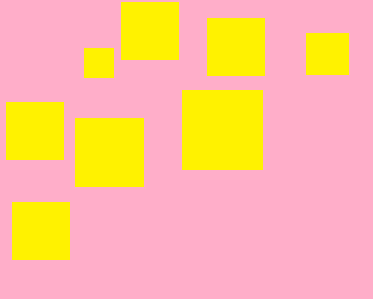
//> input picture images/2.bmp, 373 x 299 px, given in place of pic3.png, which was not available
$ ./cl   (built with g++ and OpenCV 4)
//> lines starting //> are read from the running program, lines starting //| are printed output that depends on the picture; after the words box and inside, x2 and y2 are one past the last pixel; in counts of white or black regions, pixels touching at a corner belong together; pictures that were not available may be replaced by others from this repository, and a replacement may not be noted
//client
/*
//============================================================================
// Name        : Client4robo.cpp
// Author      : Peshkichev Roman
// Version     : 0.1 alfa
// Copyright   : ???
//============================================================================
// Name        : Client4robo.cpp
// Author      : Peshkichev Roman
// Version     : 0.1 alfa
// Copyright   : ???
// Description : Hello World!!!
//============================================================================

#include <stdio.h>
#include <stdlib.h>
#include <string.h>
#include <stdint.h>
#ifdef __linux__
#include <sys/types.h>
#include <sys/socket.h>
#include <netinet/in.h>
#include <netdb.h>
#include <unistd.h>
#else
#include <windows.h>
#pragma comment(lib, "Ws2_32.lib") //���������� ���������� ������� � windows
#endif
#include <opencv/cv.h>
#include <opencv/highgui.h>
#include <opencv2/core/core.hpp>
#include <opencv2/imgproc/imgproc.hpp>
#include <opencv2/highgui/highgui.hpp>

using namespace std;
using namespace cv;

void error(const char* message); //error function


int main(int argc, char *argv[])
{

	/*
	Mat origimg;
	Mat grayimg;
	origimg = imread("D:\\project\\open_client\\Debug\\1.jpg", 1);
	cvtColor(origimg, grayimg, CV_RGB2GRAY);

	uint8_t *row = NULL;
	for (int i = 0; i < grayimg.rows; i++)
	{
		row = (uint8_t*)grayimg.ptr<uint8_t>(i);
		for (int j = 0; j < grayimg.cols; j++)
		{
			if (row[j]>80) row[j] = 255;
			else row[j] = 0;
		}
	}
	row = (uint8_t*)grayimg.ptr<uint8_t>(grayimg.rows-3);
	memset(row, 255, grayimg.cols*3);
	row = (uint8_t*)grayimg.ptr<uint8_t>(grayimg.rows - 18);
	memset(row, 255, grayimg.cols);


	vector<vector<Point> > contours;
	vector<Vec4i> hierarchy;
	findContours(grayimg, contours, hierarchy, CV_RETR_LIST, CV_CHAIN_APPROX_SIMPLE, Point(0, 0));
	RNG rng(12345);
	Mat drawing = Mat::zeros(grayimg.size(), CV_8UC3);
	for (int i = 0; i< contours.size(); i++)
	{
		Scalar color = Scalar(rng.uniform(0, 255), rng.uniform(0, 255), rng.uniform(0, 255));
		drawContours(drawing, contours, i, color, 2, 8, hierarchy, 0, Point());
	}


	cvNamedWindow("Frame", WINDOW_KEEPRATIO);
	imshow("Frame", drawing);
	cvWaitKey(0);

	origimg.release();
	grayimg.release();
	cvDestroyWindow("Frame");

    return 0;

}

void error(const char* message)
{
	printf("%s\n", message);
	exit(1);
}

*/

//contours canny
/*
#include "opencv2/imgproc/imgproc.hpp"
#include "opencv2/highgui/highgui.hpp"
#include <math.h>
#include <iostream>

using namespace cv;
using namespace std;

static void help()
{
	cout
		<< "\nThis program illustrates the use of findContours and drawContours\n"
		<< "The original image is put up along with the image of drawn contours\n"
		<< "Usage:\n"
		<< "./contours2\n"
		<< "\nA trackbar is put up which controls the contour level from -3 to 3\n"
		<< endl;
}

int h,w;
int levels = 3;

vector<vector<Point> > contours;
vector<Vec4i> hierarchy;

static void on_trackbar(int, void*)
{
	Mat cnt_img = Mat::zeros(h, w, CV_8UC3);
	int _levels = levels - 3;
	drawContours(cnt_img, contours, _levels <= 0 ? 3 : -1, Scalar(128, 255, 255),
		3, CV_AA, hierarchy, std::abs(_levels));

	imshow("contours", cnt_img);
}

int main(int argc, char**)
{
	Mat img = imread("D:\\project\\open_client\\Debug\\1.jpg", 0);
	w = img.cols;
	h = img.rows;
	//show the faces
	namedWindow("image", 1);
	imshow("image", img);

	Canny(img, img, 0, 50, 5);
	// dilate canny output to remove potential
	// holes between edge segments
	dilate(img, img, Mat(), Point(-1, -1));

	//Extract the contours so that
	vector<vector<Point> > contours0;
	findContours(img, contours0, hierarchy, RETR_TREE, CHAIN_APPROX_SIMPLE);

	contours.resize(contours0.size());
	for (size_t k = 0; k < contours0.size(); k++)
		approxPolyDP(Mat(contours0[k]), contours[k], 3, true);

	namedWindow("contours", 1);
	createTrackbar("levels+3", "contours", &levels, 7, on_trackbar);

	on_trackbar(0, 0);
	waitKey();

	return 0;
}
*/

//laplace
/*
#include "opencv2/highgui/highgui.hpp"
#include "opencv2/imgproc/imgproc.hpp"

#include <ctype.h>
#include <stdio.h>
#include <iostream>

using namespace cv;
using namespace std;

int sigma = 3;
int smoothType = CV_GAUSSIAN;

int main(int argc, char** argv)
{

	namedWindow("Laplacian", 0);
	createTrackbar("Sigma", "Laplacian", &sigma, 15, 0);

	Mat smoothed, laplace, result;

		Mat frame = imread("D:\\project\\open_client\\Debug\\1.jpg",1);

		int ksize = (sigma * 5) | 1;
		if (smoothType == CV_GAUSSIAN)
			GaussianBlur(frame, smoothed, Size(ksize, ksize), sigma, sigma);
		else if (smoothType == CV_BLUR)
			blur(frame, smoothed, Size(ksize, ksize));
		else
			medianBlur(frame, smoothed, ksize);

		Laplacian(smoothed, laplace, CV_16S, 5);
		convertScaleAbs(laplace, result, (sigma + 1)*0.25);
		imshow("Laplacian", result);

		 waitKey(0);

	return 0;
}
*/


//canny 2
/*
#include "opencv2/imgproc/imgproc.hpp"
#include "opencv2/highgui/highgui.hpp"
#include <stdlib.h>
#include <stdio.h>

using namespace cv;

/// Global variables

Mat src, src_gray;
Mat dst, detected_edges;

int edgeThresh = 1;
int lowThreshold;
int const max_lowThreshold = 200;
int ratio = 3;
int kernel_size = 3;
char* window_name = "Edge Map";


//@function CannyThreshold
// @brief Trackbar callback - Canny thresholds input with a ratio 1:3

void CannyThreshold(int, void*)
{
	/// Reduce noise with a kernel 3x3
	blur(src_gray, detected_edges, Size(3, 3));

	/// Canny detector
	Canny(detected_edges, detected_edges, lowThreshold, lowThreshold*ratio, kernel_size);

	/// Using Canny's output as a mask, we display our result
	dst = Scalar::all(0);

	src.copyTo(dst, detected_edges);
	imshow(window_name, detected_edges);
}


int main(int argc, char** argv)
{
	/// Load an image
	src = imread("D:\\project\\open_client\\Debug\\list.jpg");

	if (!src.data)
	{
		return -1;
	}

	/// Create a matrix of the same type and size as src (for dst)
	dst.create(src.size(), src.type());

	/// Convert the image to grayscale
	cvtColor(src, src_gray, CV_BGR2GRAY);

	/// Create a window
	namedWindow(window_name, CV_WINDOW_AUTOSIZE);

	/// Create a Trackbar for user to enter threshold
	createTrackbar("Min Threshold:", window_name, &lowThreshold, max_lowThreshold, CannyThreshold);

	/// Show the image
	CannyThreshold(0, 0);

	/// Wait until user exit program by pressing a key
	waitKey(0);

	return 0;
}
*/


//edge
/*
#include "opencv2/imgproc/imgproc.hpp"
#include "opencv2/highgui/highgui.hpp"

#include <stdio.h>

using namespace cv;
using namespace std;

int edgeThresh = 1;
Mat image, gray, edge, cedge;

// define a trackbar callback
static void onTrackbar(int, void*)
{
	blur(gray, edge, Size(3, 3));

	// Run the edge detector on grayscale
	Canny(edge, edge, edgeThresh, edgeThresh * 3, 3);
	cedge = Scalar::all(0);

	image.copyTo(cedge, edge);
	imshow("Edge map", cedge);
}

static void help()
{
	printf("\nThis sample demonstrates Canny edge detection\n"
		"Call:\n"
		"    /.edge [image_name -- Default is fruits.jpg]\n\n");
}

const char* keys =
{
	"{1| |fruits.jpg|input image name}"
};

int main(int argc, const char** argv)
{

	string filename = "D:\\project\\open_client\\Debug\\list.jpg";
	image = imread(filename, 1);

	cedge.create(image.size(), image.type());
	cvtColor(image, gray, COLOR_BGR2GRAY);

	// Create a window
	namedWindow("Edge map", 1);

	// create a toolbar
	createTrackbar("Canny threshold", "Edge map", &edgeThresh, 100, onTrackbar);

	// Show the image
	onTrackbar(0, 0);

	// Wait for a key stroke; the same function arranges events processing
	waitKey(0);

	return 0;
}
*/

//shapes detector
#include "opencv2/imgproc/imgproc.hpp"
#include "opencv2/highgui/highgui.hpp"

#include <stdio.h>
#include <cmath>
#include <iostream>

using namespace cv;
using namespace std;

/**
* Helper function to find a cosine of angle between vectors
* from pt0->pt1 and pt0->pt2
*/
static double angle(cv::Point pt1, cv::Point pt2, cv::Point pt0)
{
	double dx1 = pt1.x - pt0.x;
	double dy1 = pt1.y - pt0.y;
	double dx2 = pt2.x - pt0.x;
	double dy2 = pt2.y - pt0.y;
	return (dx1*dx2 + dy1*dy2) / sqrt((dx1*dx1 + dy1*dy1)*(dx2*dx2 + dy2*dy2) + 1e-10);
}

/**
* Helper function to display text in the center of a contour
*/
void setLabel(cv::Mat& im, const std::string label, std::vector<cv::Point>& contour)
{
	int fontface = cv::FONT_HERSHEY_SIMPLEX;
	double scale = 0.4;
	int thickness = 1;
	int baseline = 0;

	cv::Size text = cv::getTextSize(label, fontface, scale, thickness, &baseline);
	cv::Rect r = cv::boundingRect(contour);

	cv::Point pt(r.x + ((r.width - text.width) / 2), r.y + ((r.height + text.height) / 2));
	cv::rectangle(im, pt + cv::Point(0, baseline), pt + cv::Point(text.width, -text.height), CV_RGB(255, 255, 255), CV_FILLED);
	cv::putText(im, label, pt, fontface, scale, CV_RGB(0, 0, 0), thickness, 8);
}


int main(void)
{
	cv::Mat src = cv::imread("D:\\project\\open_client\\Debug\\pic3.png");
//> src is the input picture: 299 rows x 373 cols, CV_8UC3; mean B, G, R 151.6, 190.7, 255
	if (src.empty())
		return -1;

	// Convert to grayscale
	cv::Mat gray;
	cv::cvtColor(src, gray, CV_BGR2GRAY);
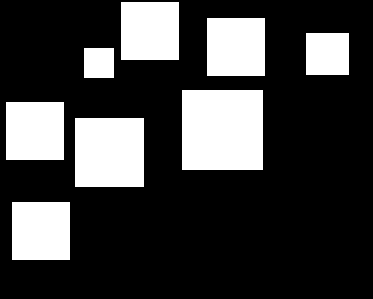
//> gray: 299 rows x 373 cols, CV_8UC1; values 201 (black) and 218 (white), 24.6% white; 8 white regions, largest, box (x1, y1, x2, y2) and area: (182, 90, 263, 170) 6480, (75, 118, 144, 187) 4761, (121, 2, 179, 60) 3364

	// Convert to binary image using Canny
	cv::Mat bw;
	cv::Canny(gray, bw, 0, 200, 5);
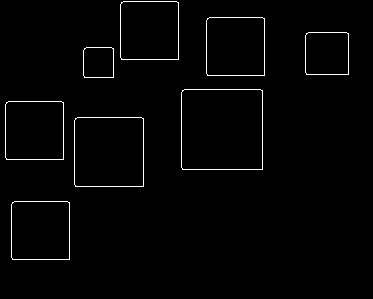
//> bw: 299 rows x 373 cols, CV_8UC1; 1.6% white in thin lines or dots, all inside (x1, y1, x2, y2) = (5, 1, 349, 260)

	// Find contours
	std::vector<std::vector<cv::Point> > contours;
	cv::findContours(bw.clone(), contours, CV_RETR_EXTERNAL, CV_CHAIN_APPROX_SIMPLE);
//> contours = 8 contours; box (x1, y1, x2, y2) and area: (181, 89, 263, 170) 6473, (74, 117, 144, 187) 4754, (11, 201, 70, 260) 3357, (5, 101, 64, 160) 3357, (206, 17, 265, 76) 3357, (120, 1, 179, 60) 3357, (305, 32, 349, 75) 1799, (83, 47, 114, 78) 893

	std::vector<cv::Point> approx;
	cv::Mat dst = src.clone();

	for (int i = 0; i < contours.size(); i++)
	{
		// Approximate contour with accuracy proportional
		// to the contour perimeter
		cv::approxPolyDP(cv::Mat(contours[i]), approx, cv::arcLength(cv::Mat(contours[i]), true)*0.02, true);

		// Skip small or non-convex objects
		if (std::fabs(cv::contourArea(contours[i])) < 100 || !cv::isContourConvex(approx))
			continue;

		if (approx.size() == 3)
		{
			setLabel(dst, "TRI", contours[i]);    // Triangles
		}
		if (approx.size() == 4) setLabel(dst, "sq2", contours[i]);
		if (approx.size() == 5) setLabel(dst, "pentan", contours[i]);
		if (approx.size() == 6) setLabel(dst, "gexa", contours[i]);
		else if (approx.size() >= 4 && approx.size() <= 6)
		{
			// Number of vertices of polygonal curve
			int vtc = approx.size();

			// Get the cosines of all corners
			std::vector<double> cos;
			for (int j = 2; j < vtc + 1; j++)
				cos.push_back(angle(approx[j%vtc], approx[j - 2], approx[j - 1]));

			// Sort ascending the cosine values
			std::sort(cos.begin(), cos.end());

			// Get the lowest and the highest cosine
			double mincos = cos.front();
			double maxcos = cos.back();

			// Use the degrees obtained above and the number of vertices
			// to determine the shape of the contour
			if (vtc == 4 && mincos >= -0.1 && maxcos <= 0.3)
				setLabel(dst, "RECT", contours[i]);
			else if (vtc == 5 && mincos >= -0.34 && maxcos <= -0.27)
				setLabel(dst, "PENTA", contours[i]);
			else if (vtc == 6 && mincos >= -0.55 && maxcos <= -0.45)
				setLabel(dst, "HEXA", contours[i]);
		}
		else
		{
			// Detect and label circles
			double area = cv::contourArea(contours[i]);
			cv::Rect r = cv::boundingRect(contours[i]);
			int radius = r.width / 2;

			if (std::abs(1 - ((double)r.width / r.height)) <= 0.2 &&
				std::abs(1 - (area / (CV_PI * std::pow(radius, 2)))) <= 0.2)
				setLabel(dst, "CIR", contours[i]);
		}
	}
//> this loop made 8 passes
//> (approx, pt in setLabel, r in setLabel (second call), pt in setLabel (second call)) on passes 1, 3, 5, 6, 7, 8: (4 Points (x, y): [12, 202], [12, 259], [69, 259], [69, 202], Point(29, 235), Rect(11, 201, 59, 59), Point(24, 235)), (4 Points (x, y): [6, 102], [6, 159], [63, 159], [63, 102], Point(23, 135), Rect(5, 101, 59, 59), Point(18, 135)), (4 Points (x, y): [84, 48], [84, 77], [113, 77], [113, 48], Point(87, 67), Rect(83, 47, 31, 31), Point(83, 67)), (4 Points (x, y): [306, 33], [306, 74], [348, 74], [348, 33], Point(315, 58), Rect(305, 32, 44, 43), Point(311, 58)), (4 Points (x, y): [207, 18], [207, 75], [264, 75], [264, 18], Point(224, 51), Rect(206, 17, 59, 59), Point(219, 51)), (4 Points (x, y): [121, 2], [121, 59], [178, 59], [178, 2], Point(138, 35), Rect(120, 1, 59, 59), Point(133, 35))
//> (pt in setLabel, r in setLabel (second call), pt in setLabel (second call)) on passes 2, 4: (Point(97, 156), Rect(74, 117, 70, 70), Point(93, 156)), (Point(210, 134), Rect(181, 89, 82, 81), Point(206, 134))
//> pass 1, in setLabel, `cv::putText(im, label, pt, fontface, scale, CV_RGB(0, 0, 0), thickness..`:
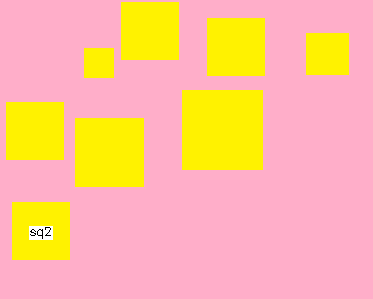
//> im: 299 rows x 373 cols, CV_8UC3; 0.3% of pixels changed, all inside (x1, y1, x2, y2) = (29, 226, 53, 240)
//> pass 1, in setLabel (call 2), `cv::putText(im, label, pt, fontface, scale, CV_RGB(0, 0, 0), thickness..`:
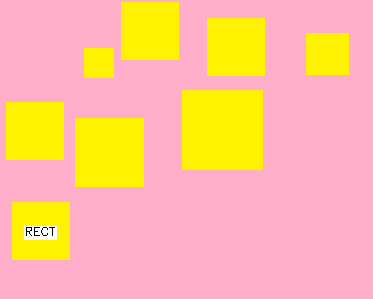
//> im: 299 rows x 373 cols, CV_8UC3; 0.19% of pixels changed, all inside (x1, y1, x2, y2) = (24, 226, 57, 240)
//> pass 2, in setLabel (call 3), `cv::putText(im, label, pt, fontface, scale, CV_RGB(0, 0, 0), thickness..`:
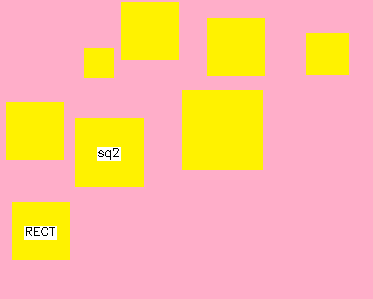
//> im: 299 rows x 373 cols, CV_8UC3; 0.3% of pixels changed, all inside (x1, y1, x2, y2) = (97, 147, 121, 161)
//> pass 2, in setLabel (call 4), `cv::putText(im, label, pt, fontface, scale, CV_RGB(0, 0, 0), thickness..`:
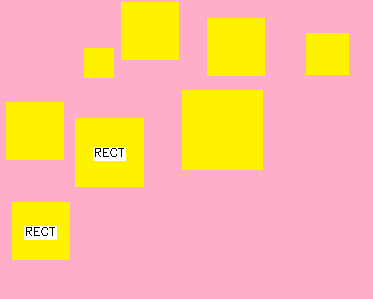
//> im: 299 rows x 373 cols, CV_8UC3; 0.18% of pixels changed, all inside (x1, y1, x2, y2) = (93, 147, 126, 161)
//> after the loop:
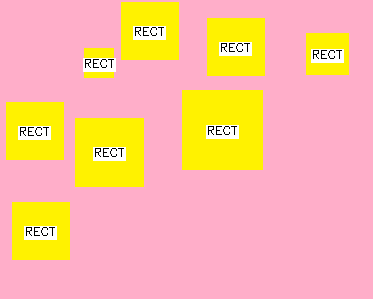
//> dst: 299 rows x 373 cols, CV_8UC3; 3.31% of pixels changed, all inside (x1, y1, x2, y2) = (18, 26, 344, 240)

	cv::imshow("src", src);
	cv::imshow("dst", dst);
	cv::waitKey(0);
	return 0;
}

$ run again, on images/3.bmp
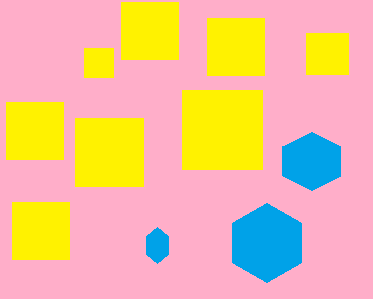
//> input picture images/3.bmp, 373 x 299 px, given in place of pic3.png, which was not available
//> src is the input picture: 299 rows x 373 cols, CV_8UC3; mean B, G, R 153.7, 189.9, 238
//> `cv::Canny(gray, bw, 0, 200, 5);`:
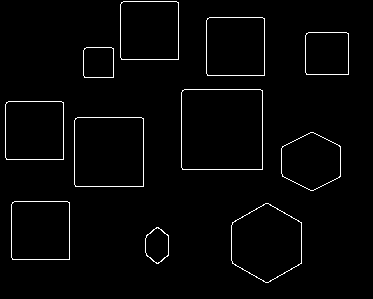
//> bw: 299 rows x 373 cols, CV_8UC1; 2.1% white in thin lines or dots, all inside (x1, y1, x2, y2) = (5, 1, 349, 283)
//> contours = 11 contours; largest, box (x1, y1, x2, y2) and area: (181, 89, 263, 170) 6473, (74, 117, 144, 187) 4754, (231, 203, 302, 283) 4205, (11, 201, 70, 260) 3357, (5, 101, 64, 160) 3357
//> the loop `for (int i = 0; i < contours.size(); i++)` made 11 passes
//> (approx, text in setLabel, pt in setLabel, r in setLabel (second call), pt in setLabel (second call)) on passes 3, 6, 8: (4 Points (x, y): [12, 202], [12, 259], [69, 259], [69, 202], Size(23, 9), Point(29, 235), Rect(11, 201, 59, 59), Point(24, 235)), (4 Points (x, y): [6, 102], [6, 159], [63, 159], [63, 102], Size(23, 9), Point(23, 135), Rect(5, 101, 59, 59), Point(18, 135)), (4 Points (x, y): [84, 48], [84, 77], [113, 77], [113, 48], Size(23, 9), Point(87, 67), Rect(83, 47, 31, 31), Point(83, 67))
//> after the loop `for (int i = 0; i < contours.size(); i++)`:
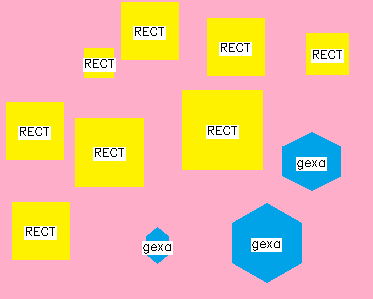
//> dst: 299 rows x 373 cols, CV_8UC3; 4.48% of pixels changed, all inside (x1, y1, x2, y2) = (18, 26, 344, 255)

$ run again, on images/4.bmp
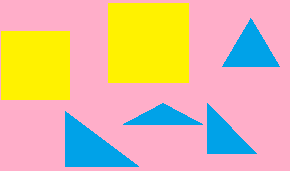
//> input picture images/4.bmp, 290 x 171 px, given in place of pic3.png, which was not available
//> src is the input picture: 171 rows x 290 cols, CV_8UC3; mean B, G, R 159, 188, 225.4
//> `cv::Canny(gray, bw, 0, 200, 5);`:
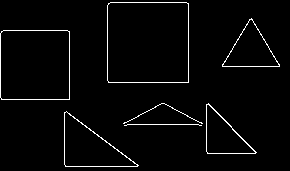
//> bw: 171 rows x 290 cols, CV_8UC1; 2.7% white in thin lines or dots
//> contours = 7 contours, 2 with area under 20; largest, box (x1, y1, x2, y2) and area: (107, 2, 189, 83) 6473, (0, 30, 70, 100) 4754, (64, 111, 139, 167) 2114, (222, 18, 280, 67) 1423, (206, 103, 257, 154) 1320
//> the loop `for (int i = 0; i < contours.size(); i++)` made 7 passes
//> (approx, text in setLabel, pt in setLabel, vtc, baseline in setLabel (second call), text in setLabel (second call), r in setLabel (second call), pt in setLabel (second call)) on passes 5, 7: (4 Points (x, y): [1, 31], [1, 99], [69, 99], [69, 31], Size(23, 9), Point(23, 69), 4, 4, Size(32, 9), Rect(0, 30, 70, 70), Point(19, 69)), (4 Points (x, y): [108, 3], [108, 82], [188, 82], [188, 3], Size(23, 9), Point(136, 47), 4, 4, Size(32, 9), Rect(107, 2, 82, 81), Point(132, 47))
//> after the loop `for (int i = 0; i < contours.size(); i++)`:
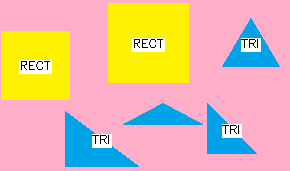
//> dst: 171 rows x 290 cols, CV_8UC3; 3.56% of pixels changed, all inside (x1, y1, x2, y2) = (19, 38, 261, 148)
